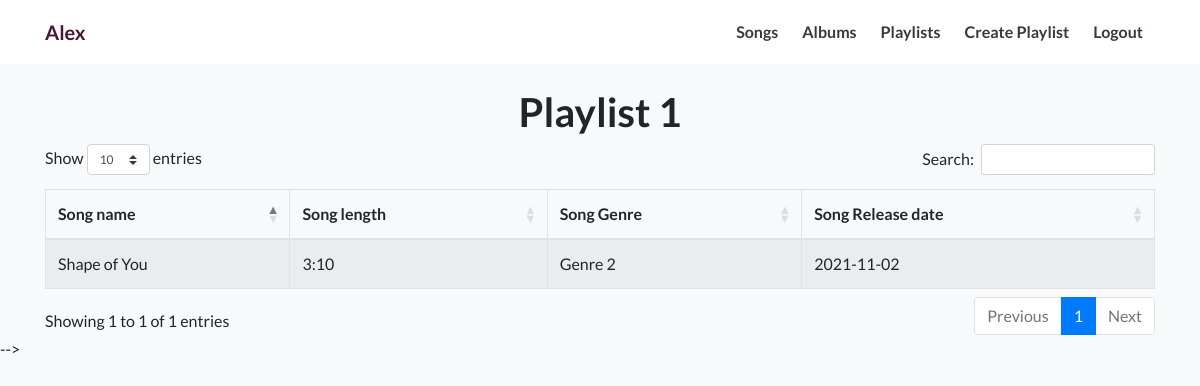
The app's page /Music/playlist-details.php?name=Playlist 1 (signed in) with its own data.
### tables this page shows
CREATE TABLE `playlists` (
  `playlist_id` int(11) NOT NULL,
  `song_id` int(11) NOT NULL,
  `name` varchar(255) NOT NULL,
  `user_id` int(11) NOT NULL
);

CREATE TABLE `songs` (
  `song_id` int(11) NOT NULL,
  `name` varchar(255) NOT NULL,
  `length` varchar(255) NOT NULL,
  `genre` varchar(255) NOT NULL,
  `release_date` date NOT NULL
);

### Music/class/database.php (called while the page is built, shortened)
<?php
class database
{
    private $hostname = "localhost";
    private $username = "root";
    private $password = "";
    private $dbname = "Music";
    public function connection()
    {
        $this->link = mysqli_connect($this->hostname, $this->username, $this->password, $this->dbname);
    }
}

### Music/playlist-details.php (the view, shortened to what this page needs)
<?php
include('./class/database.php');
class index extends database
{
    public function indexFunction()
    {
        $name = $_SESSION['name'];
        $sqlFind = "SELECT * from users where `name` = '$name' ";
        $resFind = mysqli_query($this->link, $sqlFind);
        $row = mysqli_fetch_assoc($resFind);
        $user_id = $row['user_id'];
        $playlist_name = $_GET['name'];
        $sql = "SELECT * from playlists left join songs on playlists.song_id = songs.song_id where playlists.name = '$playlist_name' AND playlists.user_id = '$user_id' ";
        $res = mysqli_query($this->link, $sql);
        if (mysqli_num_rows($res) > 0) {
            return $res;
        } else {
            return false;
        }
    }
}
$obj = new index;
$objData = $obj->indexFunction();
?>
<!DOCTYPE html>
<html lang="en">
<head>
    <?php include('layout/style.php'); ?>
    <link rel="stylesheet" href="https://cdn.datatables.net/1.11.3/css/dataTables.bootstrap4.min.css">
    <link rel="stylesheet" href="https://cdn.datatables.net/responsive/2.2.7/css/responsive.dataTables.min.css">
    <link rel="stylesheet" href="https://cdn.datatables.net/buttons/2.0.1/css/buttons.dataTables.min.css">
    <link href="https://cdn.jsdelivr.net/npm/select2@4.1.0-rc.0/dist/css/select2.min.css" rel="stylesheet" />
</head>
<body class="bg-light">
    <?php include('layout/navbar.php'); ?>
    <div class="container">
        <h1 class="font-weight-bold text-center mt-4"><?php echo $_GET['name']; ?></h1>
        <div class="table-responsive">
            <table id="example" class="table table-striped table-bordered" style="width:100%">
                <thead>
                    <tr>
                        <th>Song name</th>
                        <th>Song length</th>
                        <th>Song Genre</th>
                        <th>Song Release date</th>
                    </tr>
                </thead>
                <tbody>
                    <?php if ($objData) { ?>
                    <?php while ($row = mysqli_fetch_assoc($objData)) { ?>
                    <tr>
                        <td><?php echo $row['name']; ?></td>
                        <td><?php echo $row['length']; ?></td>
                        <td><?php echo $row['genre']; ?></td>
                        <td><?php echo $row['release_date']; ?></td>
                    </tr>
                    <?php } ?>
                    <?php } ?>
                </tbody>
            </table>
        </div>
    </div> -->
</body>
</html>

### Music/css/style.css (style rules this page uses)
* { margin: 0; padding: 0; outline: 0; }
body { font-family: 'Raleway', sans-serif; }

### Music/playlist-details.php (style rules this page uses)
table.dataTable { border-collapse: collapse !important; }
body { font-family: 'Lato', sans-serif; }

### records on screen
playlists: song.name "Shape of You", song.length "3:10", song.genre "Genre 2", song.release_date "2021-11-02"

### other values on screen
$_SESSION['name'] "Alex"
$_GET['name'] "Playlist 1"
